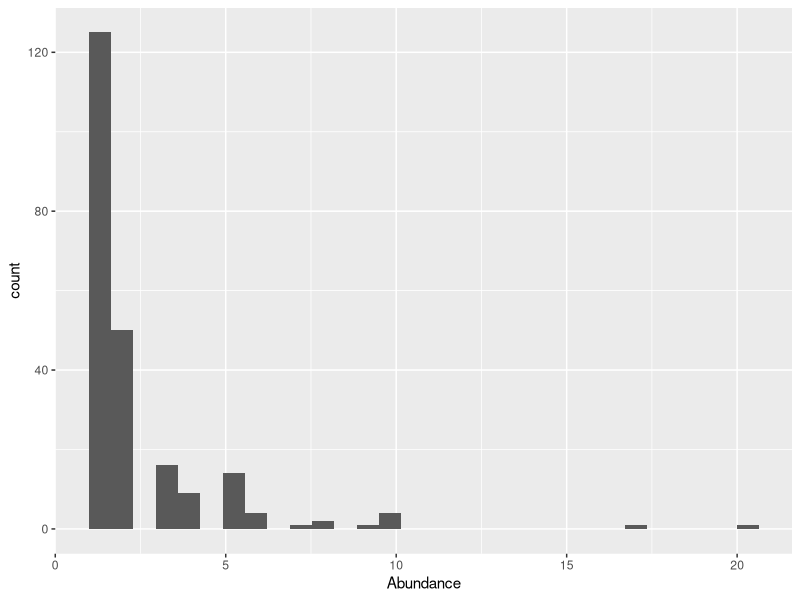
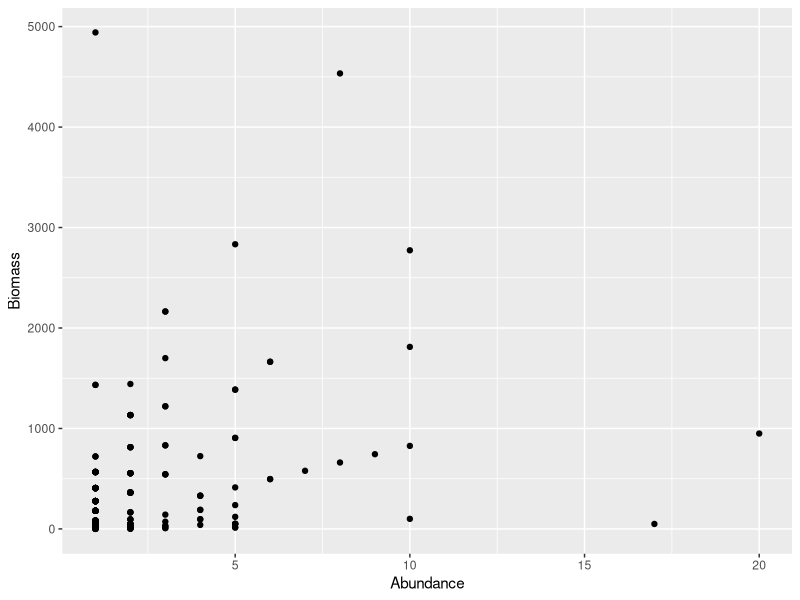
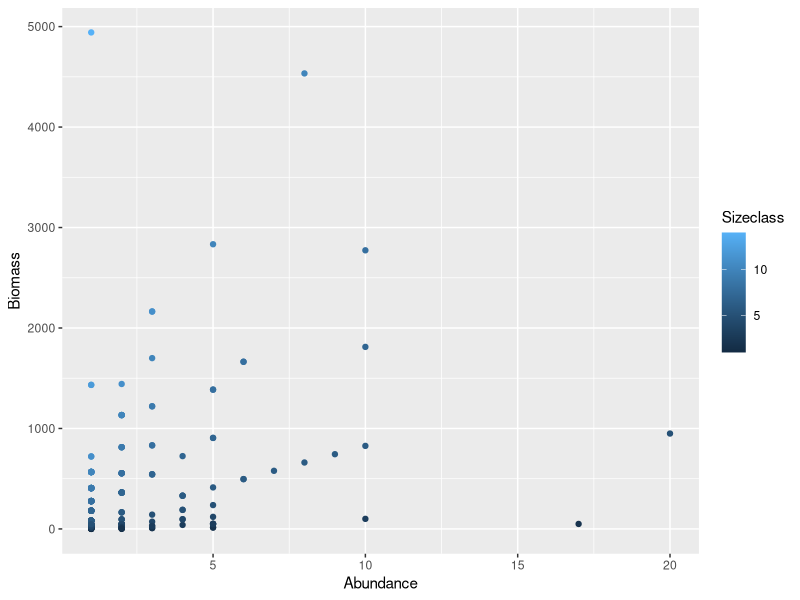
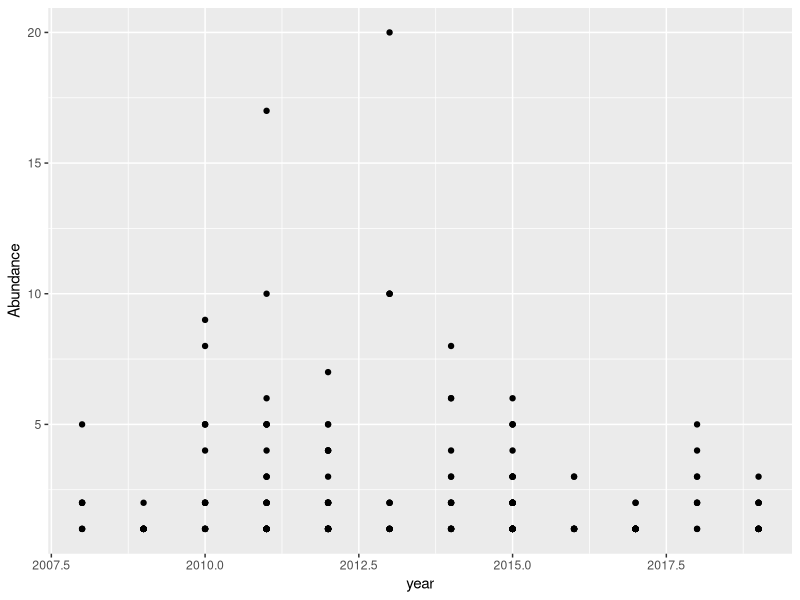
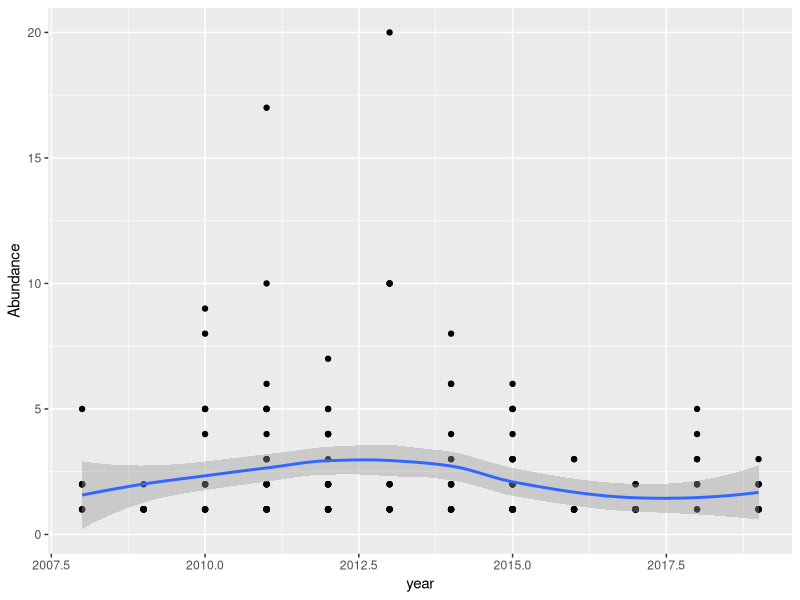
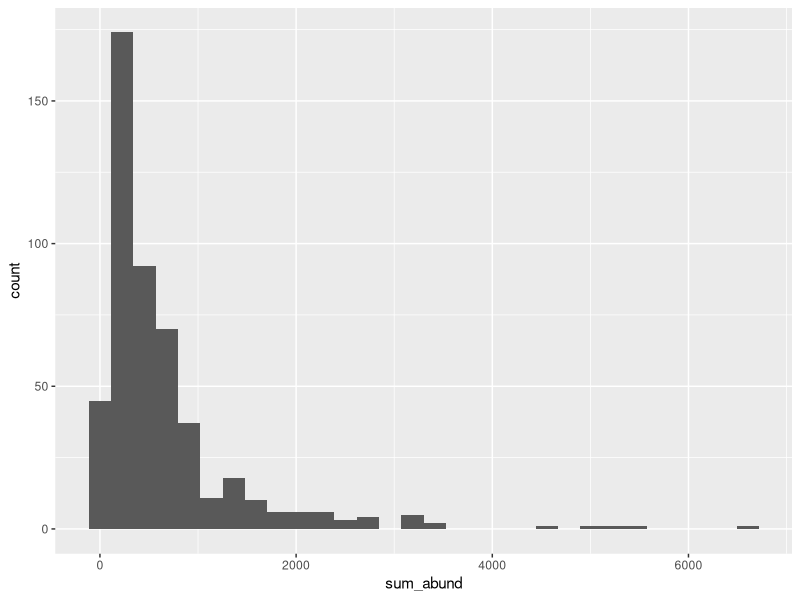
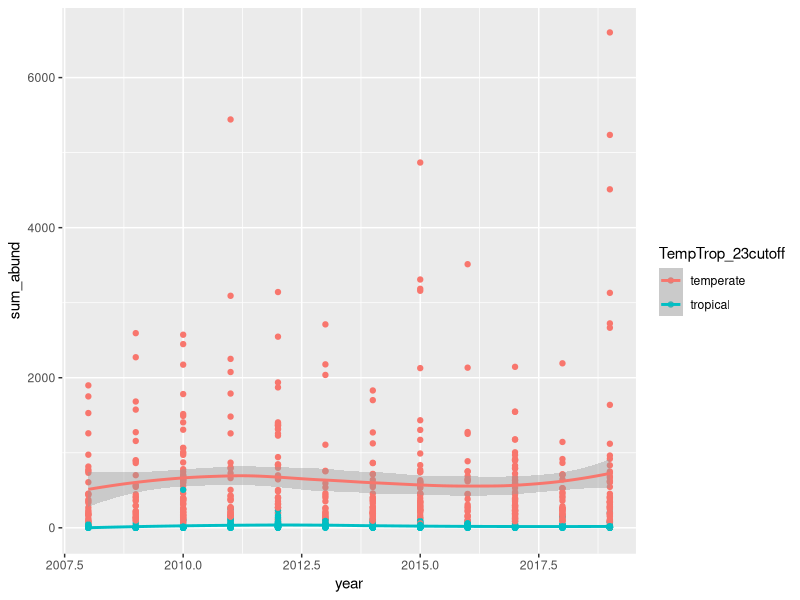
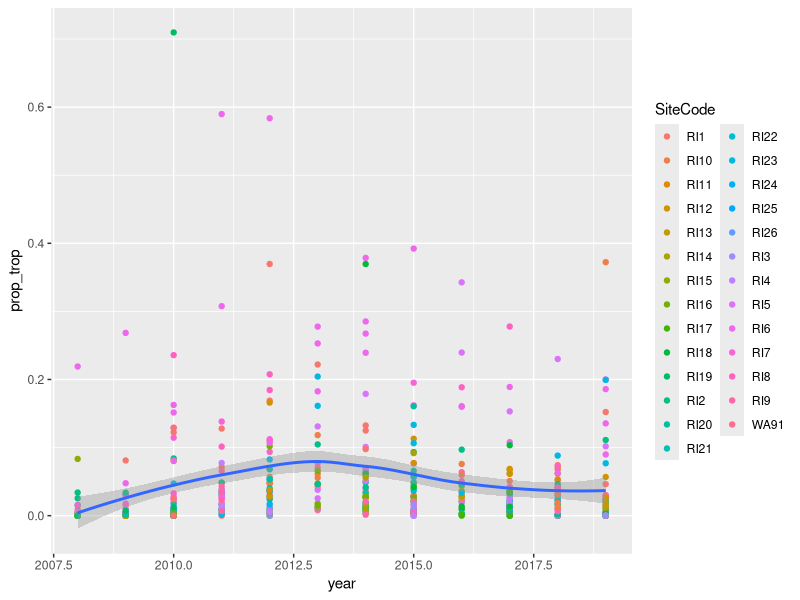

Write R code to recreate these figures, in order.
## ---- chunk 1
knitr::opts_chunk$set(echo = TRUE)
## ---- chunk 2
help(library)
?library
## ---- chunk 3
# RLS data wrangling course
# CJ Brown 
#2020-07-23
## ---- chunk 4
library(readr)
## ---- chunk 5
dat <- read_csv("data-raw/Rottnest-Island-UVC.csv")
## ---- chunk 6
head(dat)
tail(dat)
View(dat)
names(dat)
nrow(dat)
ncol(dat)
length(unique(dat$SurveyID))
length(unique(dat$SpeciesID))
unique(dat$Sizeclass)
table(dat$Sizeclass)
summary(dat)
## ---- chunk 7
dat$Sizeclass <- as.factor(dat$Sizeclass)
head(dat)
levels(dat$Sizeclass)
dat$Sizeclass <- as.numeric(dat$Sizeclass)
head(dat)
## ---- chunk 8
library(dplyr)
## ---- chunk 9
datscarus <- filter(dat, CURRENT_TAXONOMIC_NAME == "Scarus ghobban")
head(datscarus)
length(unique(datscarus$SpeciesID))
## ---- chunk 10
unique(dat$Method)
datsub <- select(dat, -Method)
head(datsub)
datsub2 <- select(dat, SurveyID:Sizeclass, Abundance:TempTrop_23cutoff)
head(datsub2)
## ---- chunk 11
library(ggplot2)
## ---- chunk 12
ggplot(datscarus) + 
  aes(x = Abundance) + 
  geom_histogram()
## ---- chunk 13
ggplot(datscarus) + 
  aes(x = Abundance, y = Biomass) +
  geom_point()
## ---- chunk 14
ggplot(datscarus) + 
  aes(x = Abundance, y = Biomass, color = Sizeclass) +
  geom_point()
## ---- chunk 15
survdat <- read_csv("data-raw/Rottnest-Island-surveys.csv")
datscarus2 <- left_join(datscarus, survdat, by = "SurveyID")
## ---- chunk 16
nrow(datscarus)
nrow(datscarus2)
## ---- chunk 17
library(lubridate)
datscarus2$year <- year(datscarus2$SurveyDate)
## ---- chunk 18
ggplot(datscarus2) + 
  aes(x = year, y = Abundance) + 
  geom_point()
## ---- chunk 19
ggplot(datscarus2) + 
  aes(x = year, y = Abundance) + 
  geom_point() +
  stat_smooth()
## ---- chunk 20
sdat <- read_csv("data-raw/Rottnest-Island-sites.csv")
dat2 <- left_join(dat, survdat, by = "SurveyID")
nrow(dat)
length(unique(dat$SurveyID))
length(unique(dat2$SurveyID))
nrow(dat2)
dat2 <- left_join(dat2, sdat, by = "SiteCode")
nrow(dat2)
length(unique(dat2$SurveyID))
## ---- chunk 21
dat2$year <- year(dat2$SurveyDate)
dat2g <- group_by(dat2, SurveyID)
datA <- summarize(dat2g, 
                  sum_abund = sum(Abundance))
head(datA)
## ---- chunk 22
ggplot(datA) + 
  aes(x = sum_abund, color = NULL) +
  geom_histogram()
## ---- chunk 23
dat3 <- filter(dat2, !is.na(TempTrop_23cutoff))
dat3g <- group_by(dat3, SurveyID, SiteCode, year, TempTrop_23cutoff)
dat4 <- summarize(dat3g, 
                  sum_abund = sum(Abundance, na.rm = TRUE))
head(dat4)
## ---- chunk 24
ggplot(dat4) + 
  aes(x = year, y = sum_abund, color = TempTrop_23cutoff) +
  geom_point() +
  stat_smooth()
## ---- chunk 25
library(tidyr)
dat5 <- pivot_wider(dat4, names_from = TempTrop_23cutoff,
                    values_from = sum_abund,
                    values_fill = list(sum_abund = 0))
head(dat5)
dat5 <- mutate(dat5, prop_trop = tropical/(temperate + tropical))
## ---- chunk 26
dat6 <- pivot_longer(dat5, temperate:tropical, 
                     names_to = 'TempTrop_23cutoff',
                     values_to = 'sum_abund')
head(dat6)
## ---- chunk 27
ggplot(dat5) + 
  aes(x = year, y = prop_trop) +
  geom_point(aes(color = SiteCode)) + 
  stat_smooth()
## ---- chunk 28
dat5g <- group_by(dat5, SiteCode, year)
dat5 <- summarize(dat5g, prop_trop = mean(prop_trop))
## ---- chunk 29
ggplot(dat5) + 
  aes(x = year, y = prop_trop, color = SiteCode) +
  geom_line()
## ---- chunk 30
dat7 <- dat2 %>% mutate(SurveyYear = year(SurveyDate)) %>% 
  filter(SurveyYear == 2011 & Sizeclass > 12) %>% 
  group_by(SiteCode, SpeciesID, CURRENT_TAXONOMIC_NAME) %>% 
  summarize(sum_abund = sum(Abundance))

ggplot(dat7) + 
  aes(x = SiteCode, y = sum_abund, color = CURRENT_TAXONOMIC_NAME) +
  geom_bar(stat = 'identity')
